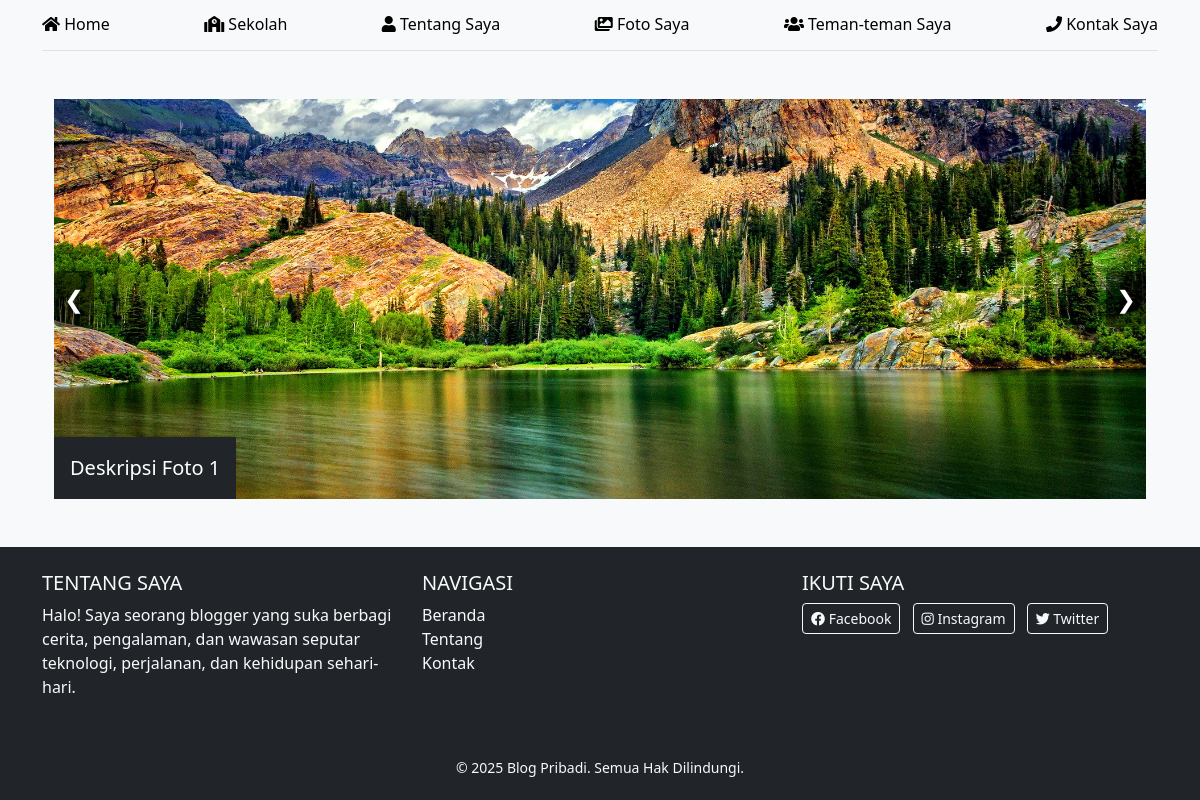
The page /app/src/baca.php?slug=artikel-kecil on the database as committed earlier.
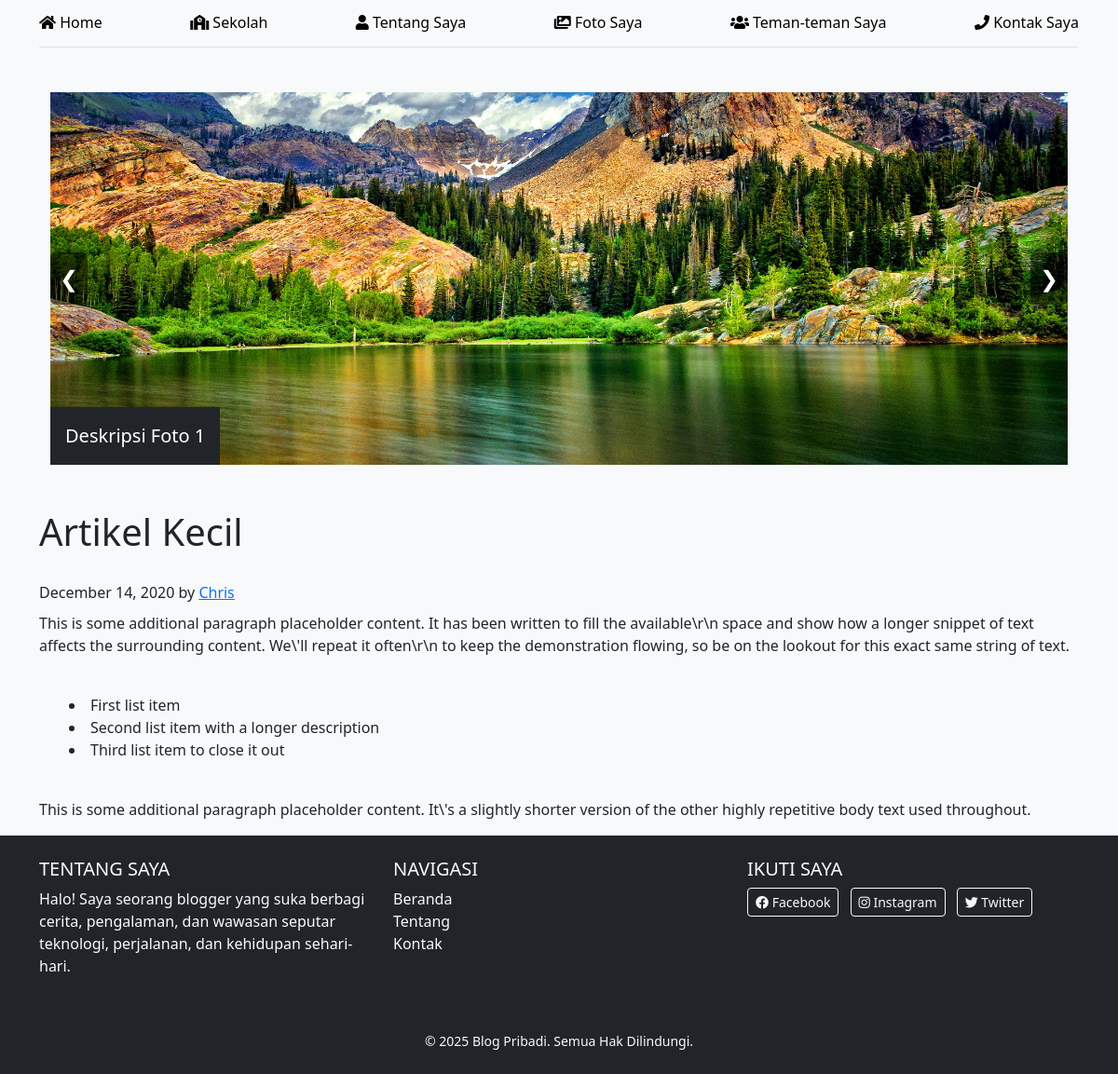
The same page on the database as committed later.
### tables this page shows
CREATE TABLE `contents` (
  `id` int unsigned NOT NULL AUTO_INCREMENT,
  `title` varchar(160) DEFAULT NULL,
  `slug` varchar(120) DEFAULT NULL,
  `body` mediumtext,
  `created` timestamp NULL DEFAULT CURRENT_TIMESTAMP,
  PRIMARY KEY (`id`)
);

### app/src/model/tcontent.php (called while the page is built, shortened)
<?php
require_once(__DIR__ . '/../helper/dbconn.php');
function getContentBySlug($slug) {
    global $conn;
    $sql = "SELECT * FROM contents WHERE slug = '$slug'";
    $result = $conn->query($sql);
    return $result;
}

### app/src/baca.php (the view, shortened to what this page needs)
<?php
include './banner.php';
require_once './model/tcontent.php';
$slug = $_GET['slug'];
$content = getContentBySlug($slug);
?>
<?php
    if ($content->num_rows > 0) {
        while ($row = $content->fetch_assoc()) {
            ?>
            <h1><?php echo $row['title']; ?></h1>
            <?php
            echo $row['body'];
        }
    }
    ?>
<?php
include 'layout.php';
?>

Rows that differ between the two databases and show on the page:
added contents: title "Artikel Kecil", body "December 14, 2020 by Chris This is some additional paragraph placeholder content. It has been written to fill the available\\r\\n space and show how a longer snippet of text affects the surrounding content. We\\'ll repeat it often\\r\\n to keep the demonstration flowing, so be on the lookout for this exact same string of text. First list item Second list item with a longer description Third list item to close it out This is some additional paragraph placeholder content. It\\'s a slightly shorter version of the other highly repetitive body text used throughout."
